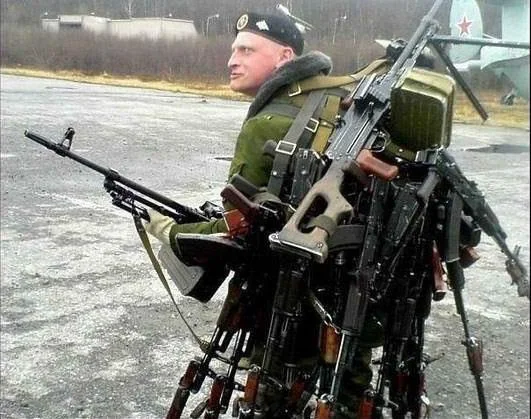
#> input picture backend/uploads/1780044919_v6ox2910i8te1.png, 531 x 419 px, found by its file name
$ python test_density_map.py
#> lines starting #> are read from the running program, lines starting #| are printed output that depends on the picture; after the words box and inside, x2 and y2 are one past the last pixel; in counts of white or black regions, pixels touching at a corner belong together
import cv2
import numpy as np
import os

def test_line_density(path):
    print("=" * 60)
    print(f"Line density mapping on: {os.path.basename(path)}")
    img = cv2.imread(path)
#> img is the input picture: shape (419, 531, 3); mean B, G, R 121.5, 128.4, 127.9
    if img is None:
        print("Failed to load image")
        return

    h, w, c = img.shape
#> h = 419; w = 531; c = 3
    gray = cv2.cvtColor(img, cv2.COLOR_BGR2GRAY)
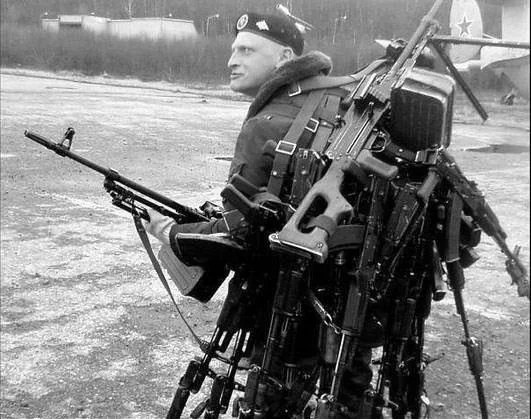
#> gray: shape (419, 531); min 0, max 255, mean 127.5

    # 1. Canny edges and Hough lines
    edges = cv2.Canny(gray, 80, 200)
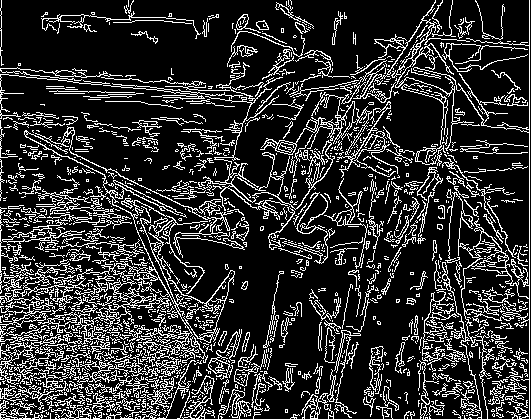
#> edges: shape (419, 531); 19% white in thin lines or dots
    lines = cv2.HoughLinesP(edges, 1, np.pi/180, threshold=40, minLineLength=40, maxLineGap=10)
#> lines = 699 rows, first 6: [529, 418, 529, 0], [240, 212, 373, 79], [0, 418, 0, 68], [73, 389, 137, 325], [3, 400, 247, 180], [93, 417, 187, 323]

    if lines is None:
        print("No lines detected")
        return

    print(f"Lines count: {len(lines)}")
#| Lines count: 699

    # 2. Accumulate lines on a blank float image
    accumulator = np.zeros((h, w), dtype=np.float32)
    for line in lines:
        x1, y1, x2, y2 = line[0]
        # Draw line with value 1.0 and thickness 2
        cv2.line(accumulator, (x1, y1), (x2, y2), 1.0, 2)
#> this loop made 699 passes
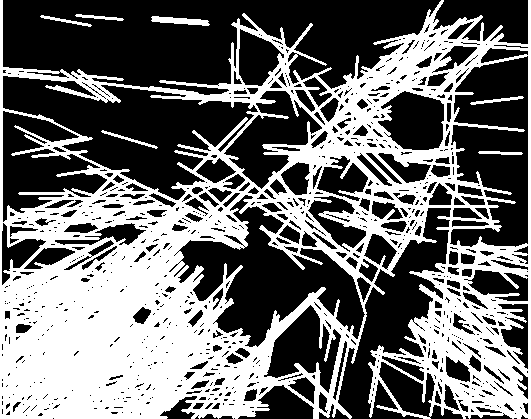
#> accumulator: shape (419, 531) float32; values 0 (black) and 1 (white), 43% white; 7 white regions, largest, box (x1, y1, x2, y2) and area: (0, 0, 531, 419) 94661, (151, 16, 210, 26) 339, (101, 130, 158, 149) 163

    # 3. Apply a large Gaussian blur to smooth/cluster the densities
    # Using kernel size 51 or 75
    density_smooth = cv2.GaussianBlur(accumulator, (51, 51), 0)
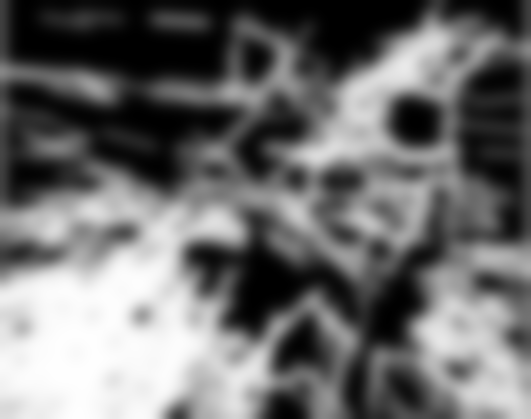
#> density_smooth: shape (419, 531) float32; min 0, max 0.999, mean 0.43

    # Let's normalize it to 0-255 for analysis
    max_val = np.max(density_smooth)
#> max_val = 0.999
    if max_val > 0:
        density_norm = (density_smooth / max_val * 255).astype(np.uint8)
    else:
        density_norm = np.zeros((h, w), dtype=np.uint8)

    # 4. Threshold the density map to find hot spots (highly dense line regions)
    # Let's try threshold values of 50, 80, 100
    for threshold_val in [40, 60, 80, 100]:
        _, thresh = cv2.threshold(density_norm, threshold_val, 255, cv2.THRESH_BINARY)
        contours, _ = cv2.findContours(thresh, cv2.RETR_EXTERNAL, cv2.CHAIN_APPROX_SIMPLE)
        print(f"\nThreshold={threshold_val} -> Found {len(contours)} hot spots")

        for idx, cnt in enumerate(contours):
            cnt_area = cv2.contourArea(cnt)
            ratio = cnt_area / (w * h)
            x, y, cw, ch = cv2.boundingRect(cnt)
            print(f"  Hotspot {idx}: BBox=[x={x}, y={y}, w={cw}, h={ch}], Area Ratio={ratio:.4f}")
#> this loop made 4 passes
#| Threshold=40 -> Found 3 hot spots
#| Threshold=60 -> Found 2 hot spots
#| Threshold=80 -> Found 6 hot spots
#| Threshold=100 -> Found 8 hot spots
#> pass 1, in test_line_density, `_, thresh = cv2.threshold(density_norm, threshold_val, 255, cv2.THRESH..`:
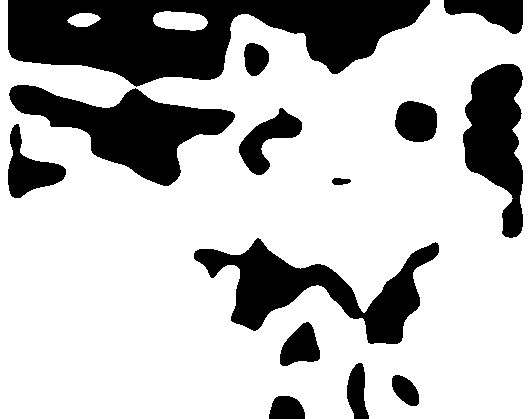
#> thresh: shape (419, 531); 73.5% white; 14 black regions, largest, box (x1, y1, x2, y2) and area: (8, 0, 430, 87) 22334, (9, 85, 235, 186) 9879, (194, 238, 439, 344) 9393
#> pass 3, in test_line_density, `_, thresh = cv2.threshold(density_norm, threshold_val, 255, cv2.THRESH..`:
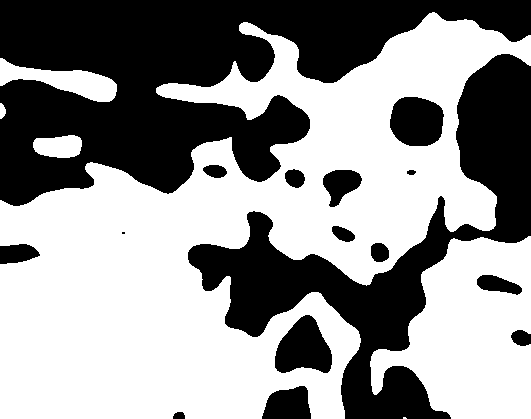
#> thresh: shape (419, 531); 57% white; 16 black regions (1 under 20 px), largest, box (x1, y1, x2, y2) and area: (0, 0, 531, 206) 55032, (188, 54, 531, 419) 31356, (275, 315, 332, 373) 2281
#> after the loop:
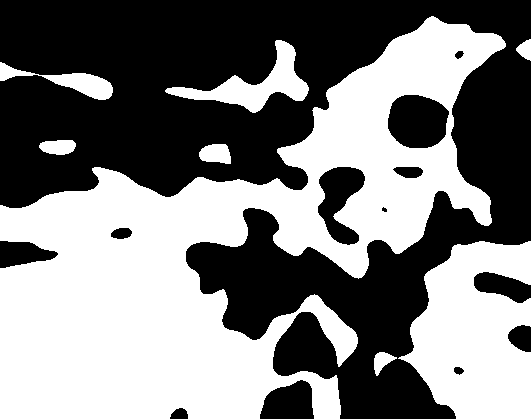
#> thresh: shape (419, 531); 49.1% white; 8 white regions, largest, box (x1, y1, x2, y2) and area: (0, 16, 506, 419) 86670, (398, 241, 531, 419) 16610, (165, 40, 309, 113) 3197

uploads_dir = r"C:\Users\DEEPAK\.gemini\antigravity\scratch\privacy-guard-x\backend\uploads"
img_soldier = os.path.join(uploads_dir, "1780044919_v6ox2910i8te1.png")
if os.path.exists(img_soldier):
    test_line_density(img_soldier)
else:
    print(f"Not found: {img_soldier}")
